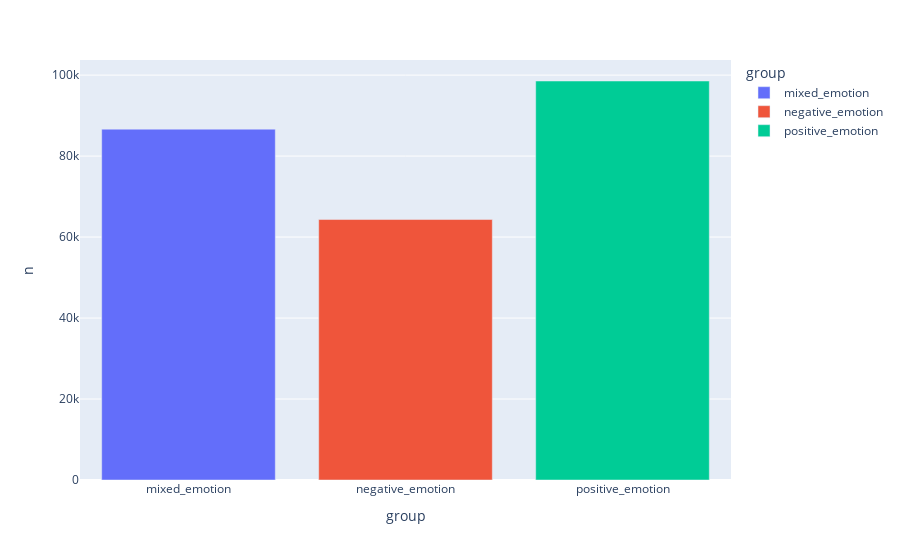

Write notebook code for a chart like this one.
### Code cell
#Creating the bargraph for the getting the total number of emotion for each group
group_emotion = emotion_data.groupby('group')['n'].sum().reset_index()
fig=px.bar(group_emotion, x='group', y='n',color='group')
fig.show()

### Figure 1 — Plotly figure (JSON) as saved in the notebook; plotly's stock layout.template omitted (floating-point values rounded to 4 significant figures)
{"data": [{"alignmentgroup": "True", "hovertemplate": "group=%{x}<br>n=%{y}<extra></extra>", "legendgroup": "mixed_emotion", "marker": {"color": "#636efa", "pattern": {"shape": ""}}, "name": "mixed_emotion", "offsetgroup": "mixed_emotion", "orientation": "v", "showlegend": true, "textposition": "auto", "type": "bar", "x": ["mixed_emotion"], "xaxis": "x", "y": [86648], "yaxis": "y"}, {"alignmentgroup": "True", "hovertemplate": "group=%{x}<br>n=%{y}<extra></extra>", "legendgroup": "negative_emotion", "marker": {"color": "#EF553B", "pattern": {"shape": ""}}, "name": "negative_emotion", "offsetgroup": "negative_emotion", "orientation": "v", "showlegend": true, "textposition": "auto", "type": "bar", "x": ["negative_emotion"], "xaxis": "x", "y": [64335], "yaxis": "y"}, {"alignmentgroup": "True", "hovertemplate": "group=%{x}<br>n=%{y}<extra></extra>", "legendgroup": "positive_emotion", "marker": {"color": "#00cc96", "pattern": {"shape": ""}}, "name": "positive_emotion", "offsetgroup": "positive_emotion", "orientation": "v", "showlegend": true, "textposition": "auto", "type": "bar", "x": ["positive_emotion"], "xaxis": "x", "y": [98546], "yaxis": "y"}], "layout": {"barmode": "relative", "legend": {"title": {"text": "group"}, "tracegroupgap": 0}, "margin": {"t": 60}, "xaxis": {"anchor": "y", "categoryarray": ["mixed_emotion", "negative_emotion", "positive_emotion"], "categoryorder": "array", "domain": [0, 1], "title": {"text": "group"}}, "yaxis": {"anchor": "x", "domain": [0, 1], "title": {"text": "n"}}}}
